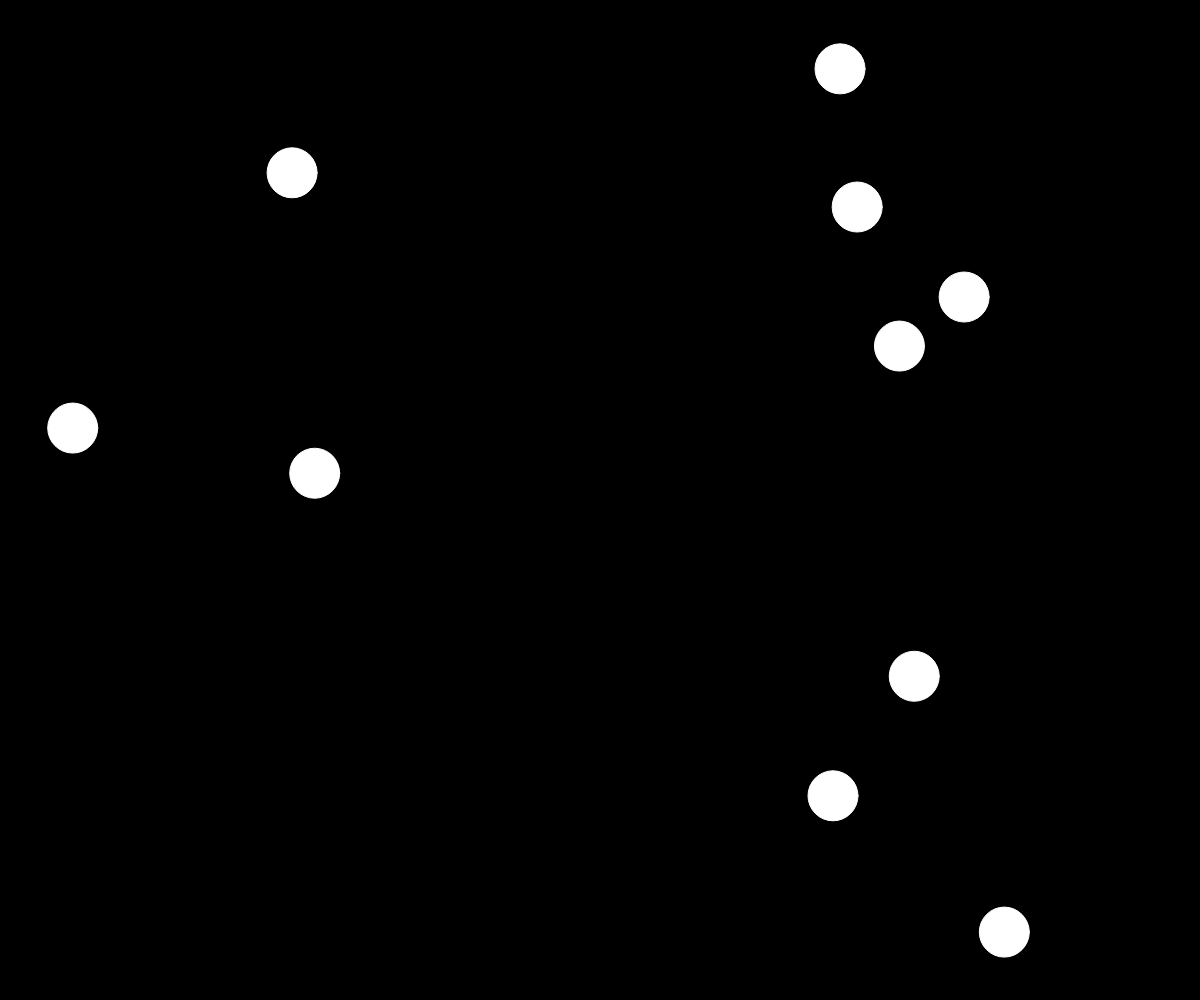
Frame 1 (no input)
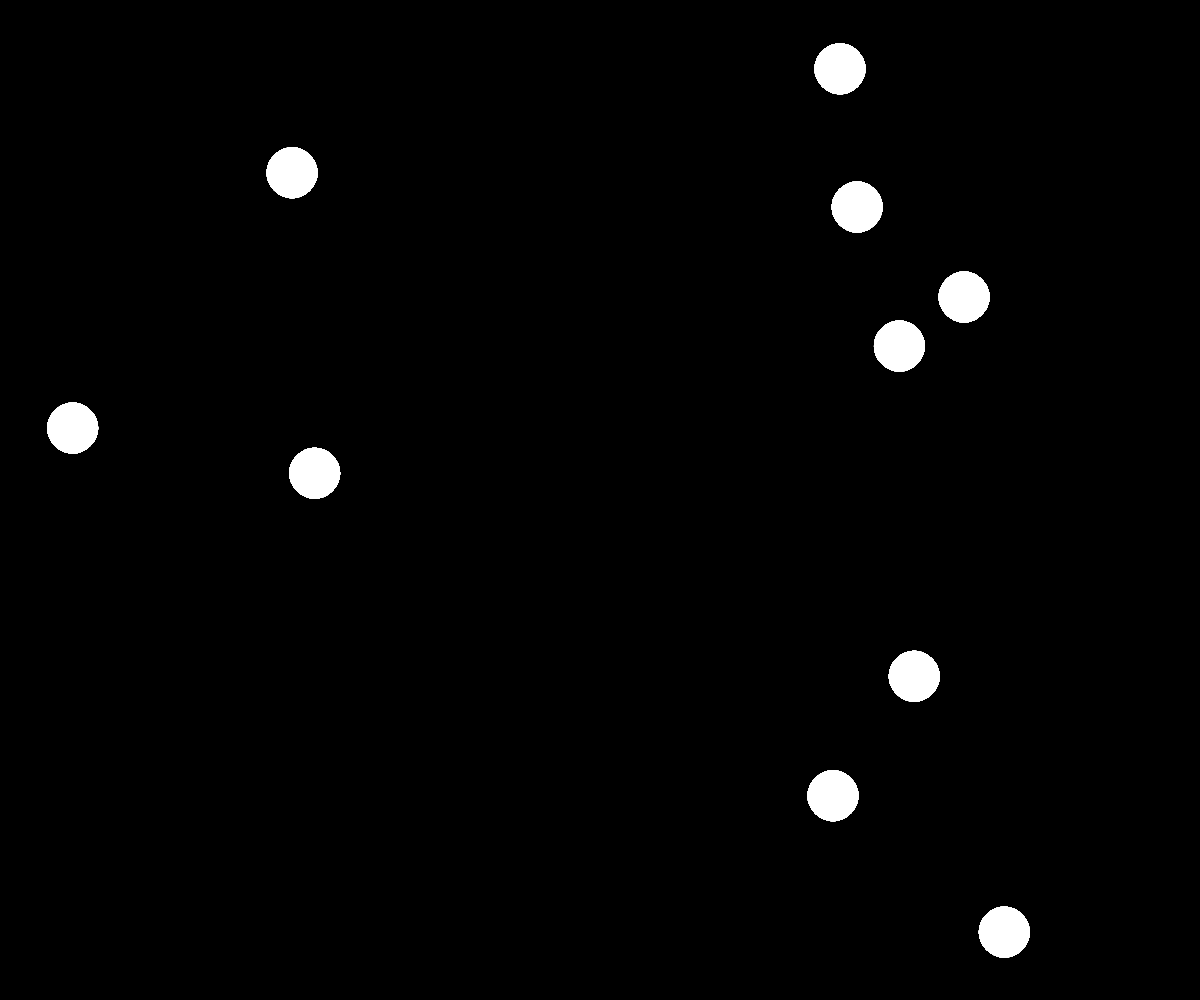
Frame 60 (no input)
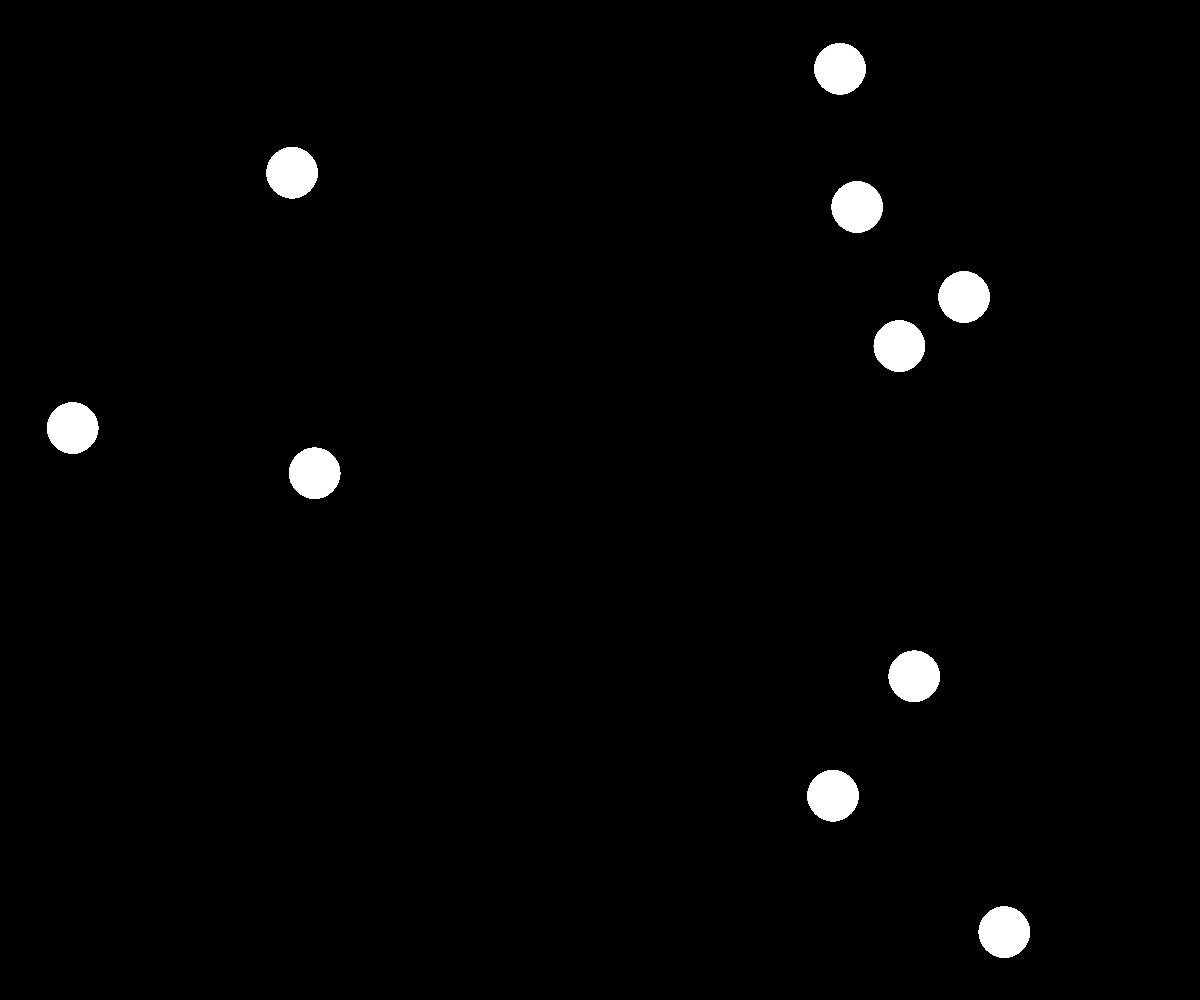
Frame 120 (the mouse pressed at the canvas centre since frame 60)

The p5.js sketch that drew these frames (run headless with seeded random() and noise() and a simulated clock; from frame 60 on, the mouse is pressed at the canvas centre):

// p5.js sketch
// ── sketch.js
let bubbles = [];

function setup() {
	createCanvas(windowWidth, windowHeight);
	background(0);
	fill(255);
	stroke(255);
	for (let i = 0; i < 10; i++) {
		bubbles.push(new Bubble(random(width), random(height), 50));
	}
}

function draw() {
	for(let bubble of bubbles){
		bubble.show();
	}
}

function mouseDragged(){
	bubbles.push(new Bubble(mouseX, mouseY, 50));
}
// ── bubble.js
class Bubble {
  constructor(x, y, w) {
    this.x = x;
    this.y = y;
    this.w = w;
  }
  
  show(){
    ellipse(this.x, this.y, this.w);
  }
}
